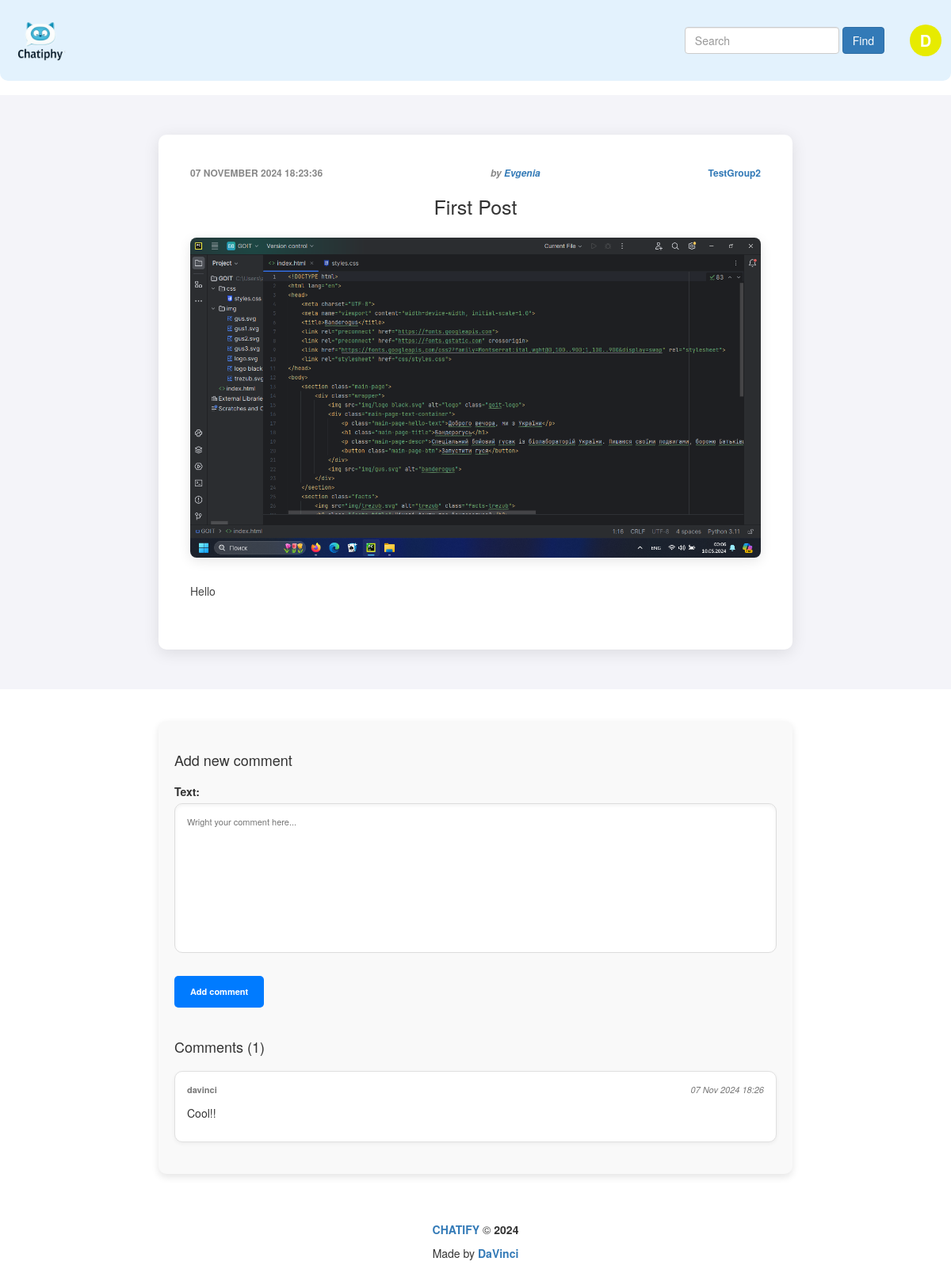
The app's page /posts/5/first-post/ (signed in) with its own data.
### post_maker/models.py (models this page shows, shortened)
class Post(models.Model):
    title = models.CharField(
        max_length=250,
        default=''
    )
    text = models.TextField(
        help_text="Enter the text of post"
    )
    slug = models.SlugField(
        max_length=200,
        blank=True
    )
    created = models.DateTimeField(
        auto_now_add=True
    )
    pub_date = models.DateTimeField(
        auto_now_add=True,
    )
    updated = models.DateTimeField(
        auto_now=True
    )
    author = models.ForeignKey(
        User,
        on_delete=models.CASCADE,
        verbose_name="Author",
        related_name="posts"
    )
    group = models.ForeignKey(
        Group,
        on_delete=models.SET_NULL,
        related_name="posts",
        blank=True,
        null=True,
        verbose_name="Group",
        help_text="Choose the group"
    )
    image = models.ImageField(
        "Post Image",
        upload_to="post_maker/img",
        blank=True
    )
    class Meta:
        ordering = ('-pub_date',)
        indexes = [
            models.Index(fields=['-pub_date'])
        ]
        verbose_name = "Post"
        verbose_name_plural = "Posts"

class Group(models.Model):
    title = models.CharField(max_length=200, default="")
    slug = models.SlugField(max_length=200, unique=True, blank=True)
    description = models.TextField(default="")

class Comment(models.Model):
    post = models.ForeignKey(
        Post,
        on_delete=models.CASCADE,
        related_name="comments"
    )
    author = models.ForeignKey(
        User,
        on_delete=models.CASCADE,
        related_name="comments"
    )
    text = models.TextField(
    )
    created = models.DateTimeField(
        auto_now_add=True,
    )
    image = models.ImageField(
        "Comment Image",
        upload_to="post_maker/img/comments",
        blank=True
    )
    active = models.BooleanField(default=True)
    class Meta:
        ordering = ["created",]
        indexes = [
            models.Index(fields=["created",])
        ]

### post_maker/views.py (the view)
# urls.py: path("posts/<int:post_id>/<slug:slug>/", views.post_detail, name="post_detail"),
@login_required
def post_detail(request, post_id, slug):
    template = "post_maker/post_detail.html"
    post = get_object_or_404(Post, pk=post_id, slug=slug)
    comments = post.comments.filter(active=True)
    form = CreateCommentForm()
    context = {"post":post,
               "comments":comments,
               "form":form}
    return render(request, template, context)

### post_maker/forms.py
class CreateCommentForm(forms.ModelForm):
    class Meta:
        model = Comment
        fields = ["text",]
        widgets = {
            "text": forms.Textarea(attrs={"name":"comment", "id":"comment","placeholder":"Wright your comment here...", "required":"True"}),
        }

### core/context_processors/year.py (called while the page is built)
def year(request):
    year = datetime.now().year
    return {
        "year":year,
    }

### templates/post_maker/post_detail.html (shortened to what this page needs)
{% extends 'base.html' %}
{% load thumbnail %}
{% block content %}
    <div class="post-container">
        <div class="post-item">
            <div class="post-meta">
                <span class="post-date">{{ post.pub_date|date:"d E Y H:i:s" }}</span>
                <span class="post-author">by <a href="{% url 'post_maker:profile' post.author %}">{{ post.author }}</a></span>
                {% if post.group %}
                    <span class="post-group"><a href="{% url 'post_maker:group_page' post.group.slug %}">{{ post.group.title }}</a></span>
                {% endif %}
            </div>
            {% if post.title %}
                <h2 class="post-title">{{ post.title }}</h2>
            {% endif %}
            {% if post.image %}
            <div class="post-image">
                <img src="{{ post.image.url }}" alt="{{ post.title }}">
            </div>
            {% endif %}
            <div class="post-content">
                <p>{{ post.text }}</p>
            </div>
        </div>
    </div>
    <div class="comments-section">
        {% include 'post_maker/includes/comment_form.html' %}
        {% include 'post_maker/includes/comments_list.html' %}
    </div>
{% endblock %}

### templates/post_maker/includes/comments_list.html
<div id="comments-list" class="comments-list">
    <h3>Comments (<span id="comment-count">{{ comments.count }}</span>)</h3>
    {% for comment in comments %}
        <div class="comment-item">
            <div class="comment-meta">
                <span class="comment-author">{{ comment.author }}</span>
                <span class="comment-date">{{ comment.created|date:"d M Y H:i" }}</span>
            </div>
            <p class="comment-text">{{ comment.text }}</p>
        </div>
    {% empty %}
        <p>No comments yet. Be the first to comment!</p>
    {% endfor %}
</div>

### static/css/post_list_styles.css (style rules this page uses)
.post-container { display: flex; justify-content: center; padding: 50px 20px; background-color: #f4f4f9; min-height: 80vh; }
.post-item { background-color: white; border-radius: 10px; box-shadow: 0 4px 20px rgba(0, 0, 0, 0.1); padding: 40px; max-width: 800px; width: 100%; transition: box-shadow 0.3s ease; }
.post-meta { display: flex; justify-content: space-between; font-size: 1.2rem; color: #888; margin-bottom: 15px; }
.post-date { font-weight: bold; text-transform: uppercase; }
.post-author { font-style: italic; font-weight: bold; }
.post-group { font-weight: bold; }
.post-title { font-size: 2.5rem; color: #333; margin-bottom: 25px; text-align: center; text-transform: capitalize; }
.post-image img { width: 100%; height: auto; border-radius: 8px; margin-bottom: 30px; box-shadow: 0 4px 15px rgba(0, 0, 0, 0.1); }
.post-content p { font-size: 1.4rem; line-height: 1.8; color: #444; text-align: justify; margin-bottom: 20px; }

### static/css/comments_styles.css (style rules this page uses)
.comments-section { max-width: 800px; margin: 40px auto; padding: 20px; background-color: #f9f9f9; border-radius: 10px; box-shadow: 0 4px 10px rgba(0, 0, 0, 0.1); }
.comments-section h3 { font-size: 1.8rem; color: #333; margin-bottom: 20px; }
#comment-form textarea { width: 100%; max-height: 10%; padding: 15px; font-size: 1.1rem; border: 1px solid #ddd; border-radius: 10px; resize: none; box-shadow: inset 0 2px 4px rgba(0, 0, 0, 0.05); margin-bottom: 15px; }
.comments-list { margin-top: 40px; }
.comment-item { background-color: white; padding: 15px; border-radius: 10px; border: 1px solid #e0e0e0; margin-bottom: 20px; box-shadow: 0 2px 5px rgba(0, 0, 0, 0.05); }
.comment-meta { display: flex; justify-content: space-between; margin-bottom: 10px; font-size: 1.1rem; color: #777; }
.comment-author { font-weight: bold; }
.comment-date { font-style: italic; }
.comment-text { font-size: 1.4rem; line-height: 1.6; color: #333; }

### records on screen
Post: pub_date "07 NOVEMBER 2024 18:23:36", author "Evgenia", group "TestGroup2", title "First Post", image (picture), text "Hello"
Comment: author "davinci", created "07 Nov 2024 18:26", text "Cool!!"

### other values on screen
{{ first_letter|upper }} "D"
{{ comments.count }} "1"
